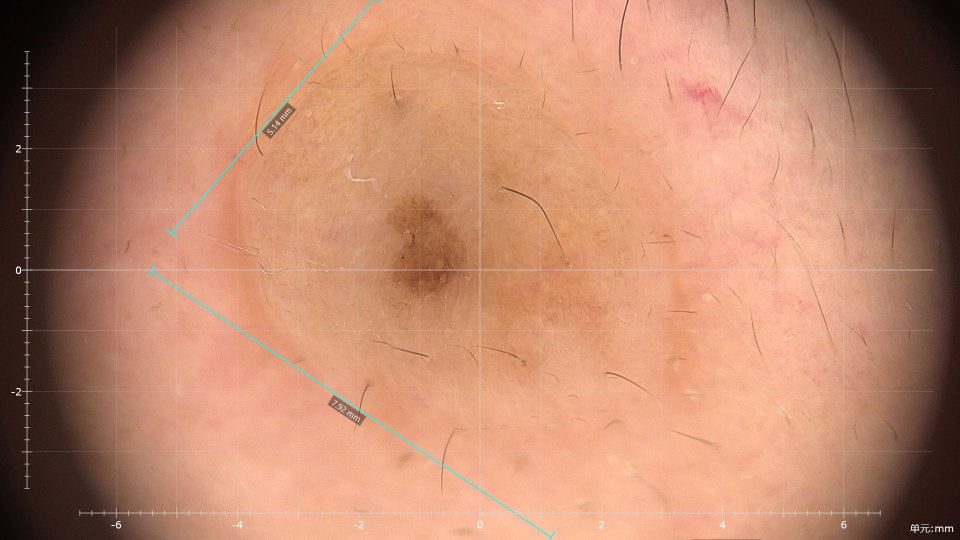
#> input picture pics/微信图片_20260620160243_38_5906.jpg, 1920 x 1080 px (shown at 1/2 size); its folder holds only this picture in this run
$ python create_review_sheet.py
#> lines starting #> are read from the running program, lines starting #| are printed output that depends on the picture; after the words box and inside, x2 and y2 are one past the last pixel; in counts of white or black regions, pixels touching at a corner belong together
### src/colorroi_analyzer/core.py
"""ColorROI Analyzer 的图像处理和颜色分析核心逻辑。

本模块对应原 R Shiny 项目中 `app.R` 的计算部分。界面层只负责收集图片、
ROI 边界和毛发标注；真正可测试、可复用的逻辑集中放在这里，便于后续
用命令行脚本、Streamlit 或批量任务复用同一套算法。
"""

from __future__ import annotations

from dataclasses import dataclass
from pathlib import Path

import numpy as np
from PIL import Image
from scipy import ndimage
from skimage import color
from sklearn.cluster import KMeans


COLOR_LABELS = ("black", "brown", "gray", "blue")


@dataclass(frozen=True)
class ClusterResult:
    """Lab 四分类结果。

    centers:
        KMeans 聚类中心，列顺序固定为 L*, a*, b*。
    cluster_id:
        每个 ROI 像素对应的聚类编号，编号从 0 开始。
    label_clusters:
        黑、棕、灰、蓝各自对应的聚类编号；蓝色不存在时为空列表。
    ratios:
        黑、棕、灰、蓝比例，四项之和为 1。
    dmdi:
        按原项目公式计算出的 DMDI：0×黑 + 1×棕 + 2×灰 + 3×蓝。
    """

    centers: np.ndarray
    cluster_id: np.ndarray
    label_clusters: dict[str, list[int]]
    ratios: dict[str, float]
    dmdi: float


def load_rgb_image(path: str | Path) -> np.ndarray:
    """读取图片并转换为 0-1 范围的 RGB 浮点数组。

    原 R 版只做尺度保护，不做全局对比度拉伸。这里保持同样策略，避免
    每张图片被单独归一化后破坏真实颜色比例。
    """

    image = Image.open(path)
    if image.mode not in {"RGB", "RGBA", "L"}:
        image = image.convert("RGB")
    elif image.mode == "RGBA":
        # 透明通道不参与颜色分析；使用白底合成，避免透明像素被当成黑色。
        background = Image.new("RGBA", image.size, (255, 255, 255, 255))
        image = Image.alpha_composite(background, image).convert("RGB")
    elif image.mode == "L":
        image = image.convert("RGB")

    arr = np.asarray(image, dtype=np.float32)
    if arr.max(initial=0) > 1:
        arr = arr / 255.0
    return np.clip(arr[:, :, :3], 0.0, 1.0)


# [45 lines left out: functions match_dims, resize_mask_to_image, not called in this run]


def fill_roi_from_boundary(boundary: np.ndarray, min_pixels: int = 50) -> np.ndarray:
    """从用户手绘黄色边界生成实心 ROI。

    实现思路与 R 版保持一致：
    1. 先膨胀边界，补齐手绘时常见的轻微断点；
    2. 从图片四周对“非边界区域”做外部 flood fill；
    3. 不能从外部连通到的区域就是被边界围住的 ROI；
    4. 如果 ROI 太小，再用二值孔洞填充作为兜底。
    """

    boundary_bool = np.asarray(boundary).astype(bool)
    if not boundary_bool.any():
        return np.zeros_like(boundary_bool, dtype=bool)

    wall = ndimage.binary_dilation(boundary_bool, structure=_disc_structure(11))
    passable = ~wall
    outside = np.zeros_like(passable, dtype=bool)

    # 四条边上的 passable 像素作为外部背景种子。binary_propagation 会在 passable
    # 内扩散，速度比 Python 手写队列更稳定，也更适合大图。
    seeds = np.zeros_like(passable, dtype=bool)
    seeds[0, :] = passable[0, :]
    seeds[-1, :] = passable[-1, :]
    seeds[:, 0] = passable[:, 0]
    seeds[:, -1] = passable[:, -1]
    if seeds.any():
        outside = ndimage.binary_propagation(seeds, mask=passable)

    roi = (~outside) & (~wall)
    if int(roi.sum()) < min_pixels:
        filled = ndimage.binary_fill_holes(wall)
        roi = filled & (~wall)
    return roi.astype(bool)


def inpaint_masked_pixels(
    img: np.ndarray,
    mask: np.ndarray,
    roi: np.ndarray | None = None,
    max_iter: int = 40,
) -> np.ndarray:
    """用邻域有效像素逐步填补红色毛发标注区域。

    该方法不是医学级修复模型，而是复刻原 R 版的轻量局部补色策略：对细毛发
    或小遮挡区域，逐轮用周围有效像素均值向内扩散，避免红色标注区域直接影响
    ROI 颜色聚类。
    """

    img_arr = np.asarray(img, dtype=np.float32)
    pending_template = np.asarray(mask).astype(bool)
    if roi is not None:
        pending_template &= np.asarray(roi).astype(bool)
    if not pending_template.any():
        return img_arr.copy()

    pending_template = ndimage.binary_dilation(pending_template, structure=_disc_structure(3))
    kernel = np.ones((3, 3), dtype=np.float32)
    out = img_arr.copy()

    for ch in range(3):
        channel = out[:, :, ch].copy()
        pending = pending_template.copy()
        valid = ~pending

        for _ in range(max_iter):
            if not pending.any():
                break
            valid_float = valid.astype(np.float32)
            neighbor_sum = ndimage.convolve(channel * valid_float, kernel, mode="nearest")
            neighbor_count = ndimage.convolve(valid_float, kernel, mode="nearest")
            fillable = pending & (neighbor_count > 0)
            if not fillable.any():
                break

            channel[fillable] = neighbor_sum[fillable] / neighbor_count[fillable]
            valid[fillable] = True
            pending[fillable] = False

        if pending.any():
            # 极端孤立区域用局部中值兜底，保证不会留下 NaN 或未定义像素。
            fallback = ndimage.median_filter(channel, size=9, mode="nearest")
            channel[pending] = fallback[pending]

        out[:, :, ch] = np.clip(channel, 0.0, 1.0)

    return out


# [13 lines left out: function mask_to_boundary, not called in this run]


def rgb_to_lab(rgb: np.ndarray) -> np.ndarray:
    """把 0-1 RGB 像素转换为 CIELAB，返回列顺序为 L*, a*, b* 的数组。"""

    rgb_arr = np.asarray(rgb, dtype=np.float32)
    if rgb_arr.ndim == 1:
        rgb_arr = rgb_arr.reshape(1, 3)
    rgb_arr = np.clip(rgb_arr, 0.0, 1.0)
    lab = color.rgb2lab(rgb_arr.reshape(-1, 1, 3)).reshape(-1, 3)
    return lab.astype(np.float32)


def cluster_lab_colors(lab: np.ndarray, k: int = 4, sample_limit: int = 12000) -> ClusterResult | None:
    """基于 Lab 空间做 KMeans 四分类，并稳定映射为黑、棕、灰、蓝。

    标签命名规则复刻 R 版：
    - L* 最低的是黑；
    - 只有 b* < 0 的候选才允许命名为蓝，避免把“相对最不黄”的皮肤误算成蓝；
    - 剩余类别中色度 C* 最低的是灰；
    - 剩余类别归为棕。
    """

    lab_arr = np.asarray(lab, dtype=np.float32)
    if lab_arr.shape[0] < k:
        return None

    rng = np.random.default_rng(42)
    if lab_arr.shape[0] > sample_limit:
        sample_idx = rng.choice(lab_arr.shape[0], size=sample_limit, replace=False)
    else:
        sample_idx = np.arange(lab_arr.shape[0])

    model = KMeans(n_clusters=k, n_init=25, max_iter=100, random_state=42)
    model.fit(lab_arr[sample_idx, :3])
    centers = model.cluster_centers_.astype(np.float32)

    distances = ((lab_arr[:, None, :3] - centers[None, :, :]) ** 2).sum(axis=2)
    cluster_id = np.argmin(distances, axis=1)

    chroma = np.sqrt(centers[:, 1] ** 2 + centers[:, 2] ** 2)
    black_id = int(np.argmin(centers[:, 0]))
    remaining = [idx for idx in range(k) if idx != black_id]

    blue_candidates = [idx for idx in remaining if centers[idx, 2] < 0]
    blue_ids: list[int] = []
    if blue_candidates:
        blue_ids = [min(blue_candidates, key=lambda idx: centers[idx, 2])]
    remaining = [idx for idx in remaining if idx not in blue_ids]

    gray_id = min(remaining, key=lambda idx: chroma[idx])
    brown_ids = [idx for idx in remaining if idx != gray_id]

    ratios = {
        "black": float(np.mean(cluster_id == black_id)),
        "brown": float(np.mean(np.isin(cluster_id, brown_ids))) if brown_ids else 0.0,
        "gray": float(np.mean(cluster_id == gray_id)),
        "blue": float(np.mean(np.isin(cluster_id, blue_ids))) if blue_ids else 0.0,
    }
    dmdi = round(
        0 * ratios["black"] + 1 * ratios["brown"] + 2 * ratios["gray"] + 3 * ratios["blue"],
        4,
    )
    return ClusterResult(
        centers=centers,
        cluster_id=cluster_id,
        label_clusters={
            "black": [black_id],
            "brown": brown_ids,
            "gray": [gray_id],
            "blue": blue_ids,
        },
        ratios=ratios,
        dmdi=float(dmdi),
    )


def make_heatmap_image(img: np.ndarray, roi: np.ndarray, hair: np.ndarray, dmdi: float) -> np.ndarray:
    """生成 DMDI 热图预览。

    当前 DMDI 是 ROI 级综合指数，热图用于突出有效分析区域和整体等级，不表示
    逐像素独立预测。
    """

    h, w = img.shape[:2]
    heat = np.full((h, w, 3), 0.72, dtype=np.float32)
    valid = np.asarray(roi).astype(bool) & (~np.asarray(hair).astype(bool))
    if dmdi < 0.75:
        color_rgb = np.array([0.12, 0.35, 0.95], dtype=np.float32)
    elif dmdi < 1.5:
        color_rgb = np.array([0.12, 0.72, 0.78], dtype=np.float32)
    elif dmdi < 2.25:
        color_rgb = np.array([0.95, 0.76, 0.18], dtype=np.float32)
    else:
        color_rgb = np.array([0.90, 0.18, 0.12], dtype=np.float32)

    heat[valid] = color_rgb
    heat[np.asarray(hair).astype(bool)] = 0.05
    return heat


# [40 lines left out: functions overlay_masks_from_rgba, to_uint8_image, not called in this run]


def _disc_structure(size: int) -> np.ndarray:
    """创建近似 EBImage 圆盘刷子的二值结构元素。"""

    radius = max(1, size // 2)
    yy, xx = np.ogrid[-radius : radius + 1, -radius : radius + 1]
    return (xx * xx + yy * yy) <= radius * radius

### src/colorroi_analyzer/analysis.py
"""面向应用层的一次性分析封装。"""

from __future__ import annotations

from dataclasses import dataclass

import numpy as np

from .core import (
    ClusterResult,
    cluster_lab_colors,
    fill_roi_from_boundary,
    inpaint_masked_pixels,
    make_heatmap_image,
    rgb_to_lab,
)


@dataclass(frozen=True)
class AnalysisResult:
    """一次 ROI 分析的完整结果。"""

    roi: np.ndarray
    hair: np.ndarray
    clean_image: np.ndarray
    heatmap: np.ndarray
    lab: np.ndarray
    clusters: ClusterResult
    roi_px: int
    hair_px: int
    effective_px: int
    roi_percent: float
    hair_source: str


def analyze_image(
    img: np.ndarray,
    roi_boundary: np.ndarray,
    hair_mask: np.ndarray | None = None,
    repair_hair: bool = True,
    hair_source_hint: str | None = None,
) -> AnalysisResult:
    """根据原图、ROI 边界和毛发标注完成一次 DMDI 分析。

    参数:
        img: 0-1 RGB 图片数组。
        roi_boundary: 黄色手绘边界 mask，函数内部会填充为实心 ROI。
        hair_mask: 红色毛发或遮挡 mask；为空或没有任何像素时按无毛发标记处理。
        repair_hair: 是否在分析前对红色 mask 做局部修复。
        hair_source_hint: 调用方可传入 `manual` 或 `none` 标记来源，便于界面显示
            本轮毛发区域来自手动标注还是没有标注。

    返回:
        AnalysisResult，包含 ROI、修复后图片、Lab 像素、四分类比例和 DMDI。
    """

    image = np.asarray(img, dtype=np.float32)
    h, w = image.shape[:2]
    roi = fill_roi_from_boundary(roi_boundary)
    if roi.shape != (h, w):
        raise ValueError("ROI mask size must match the image size.")
    if int(roi.sum()) < 50:
        raise ValueError("The ROI contains too few valid pixels. Please draw a closed yellow ROI boundary first.")

    hair = np.zeros((h, w), dtype=bool) if hair_mask is None else np.asarray(hair_mask).astype(bool)
    if hair.shape != (h, w):
        raise ValueError("Hair mask size must match the image size.")
    hair &= roi
    hair_source = hair_source_hint or ("manual" if hair.any() else "none")

    clean = inpaint_masked_pixels(image, hair, roi) if repair_hair else image.copy()
    effective_mask = roi & (~hair)
    roi_pixels = clean[effective_mask]
    if roi_pixels.shape[0] < 50:
        raise ValueError("The ROI contains too few valid pixels for stable analysis.")

    lab = rgb_to_lab(roi_pixels)
    clusters = cluster_lab_colors(lab, k=4)
    if clusters is None:
        raise ValueError("The ROI does not contain enough pixels for four-class clustering.")

    heatmap = make_heatmap_image(image, roi, hair, clusters.dmdi)
    roi_px = int(roi.sum())
    return AnalysisResult(
        roi=roi,
        hair=hair,
        clean_image=clean,
        heatmap=heatmap,
        lab=lab,
        clusters=clusters,
        roi_px=roi_px,
        hair_px=int(hair.sum()),
        effective_px=int(effective_mask.sum()),
        roi_percent=round(roi_px / (h * w) * 100, 4),
        hair_source=hair_source,
    )

### scripts/create_review_sheet.py
"""批量生成图片人工复核 CSV 模板。

该脚本会为每张图片构造一个居中的椭圆 ROI 做程序侧快速分析，输出比例、
DMDI 和人工复核字段。真实研究使用时仍建议人工在应用中圈选准确 ROI。
"""

from __future__ import annotations

import csv
import sys
from pathlib import Path

import numpy as np

PROJECT_ROOT = Path(__file__).resolve().parents[1]
sys.path.insert(0, str(PROJECT_ROOT / "src"))

from colorroi_analyzer.analysis import analyze_image
from colorroi_analyzer.core import load_rgb_image


def default_ellipse_boundary(height: int, width: int) -> np.ndarray:
    """生成居中椭圆边界，用作批量复核模板的粗略 ROI。"""

    yy, xx = np.mgrid[:height, :width]
    outer = ((xx - width / 2) ** 2 / (width * 0.30) ** 2 + (yy - height / 2) ** 2 / (height * 0.30) ** 2) <= 1
    inner = ((xx - width / 2) ** 2 / (width * 0.27) ** 2 + (yy - height / 2) ** 2 / (height * 0.27) ** 2) <= 1
    return outer & ~inner


def build_rows(image_dir: Path) -> list[dict[str, object]]:
    rows: list[dict[str, object]] = []
    for path in sorted(image_dir.glob("*")):
        if path.suffix.lower() not in {".jpg", ".jpeg", ".png", ".bmp", ".tif", ".tiff"}:
            continue
        base = {
            "file": path.name,
            "status": "ok",
            "black_percent": "",
            "brown_percent": "",
            "gray_percent": "",
            "blue_percent": "",
            "dmdi": "",
            "manual_main_color": "",
            "manual_secondary_color": "",
            "is_reasonable": "",
            "notes": "",
        }
        try:
            img = load_rgb_image(path)
#> in load_rgb_image, image is the input picture: PIL image 1920x1080 RGB; mean R, G, B 189.3, 134.6, 108.6
            h, w = img.shape[:2]
            result = analyze_image(img, default_ellipse_boundary(h, w), np.zeros((h, w), dtype=bool))
            ratios = result.clusters.ratios
            base.update(
                {
                    "black_percent": round(ratios["black"] * 100, 4),
                    "brown_percent": round(ratios["brown"] * 100, 4),
                    "gray_percent": round(ratios["gray"] * 100, 4),
                    "blue_percent": round(ratios["blue"] * 100, 4),
                    "dmdi": result.clusters.dmdi,
                }
            )
        except Exception as exc:
            base["status"] = f"error: {exc}"
        rows.append(base)
    return rows


def main() -> int:
    image_dir = Path(sys.argv[1]) if len(sys.argv) > 1 else PROJECT_ROOT / "pics"
    output = Path(sys.argv[2]) if len(sys.argv) > 2 else PROJECT_ROOT / "test-artifacts" / "manual-review-template-python.csv"
    rows = build_rows(image_dir)
#> in fill_roi_from_boundary, `boundary_bool = np.asarray(boundary).astype(bool)`:
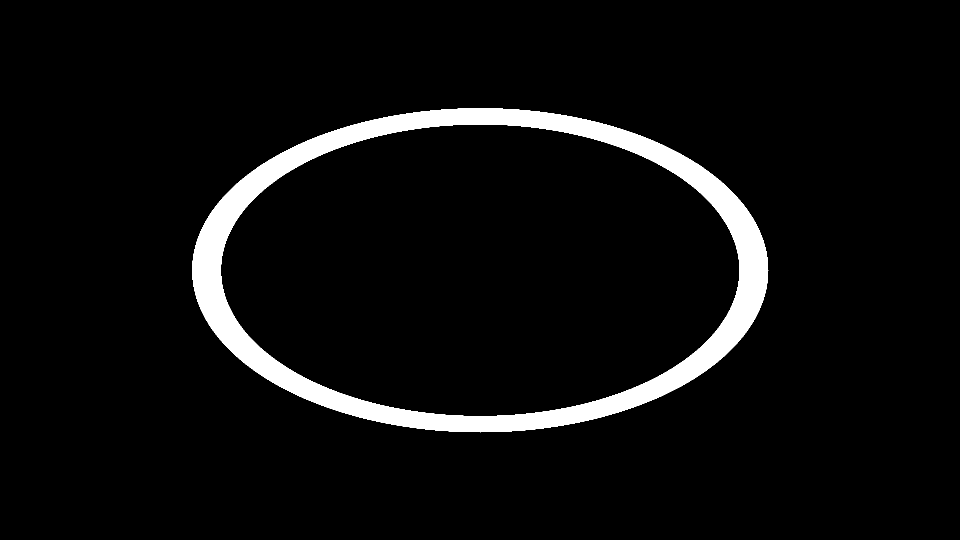
#> boundary_bool: shape (1080, 1920) bool (shown at 1/2 size); 5.4% white; 1 white region, box (x1, y1, x2, y2) and area: (384, 216, 1537, 865) 111322
#> in fill_roi_from_boundary, `passable = ~wall`:
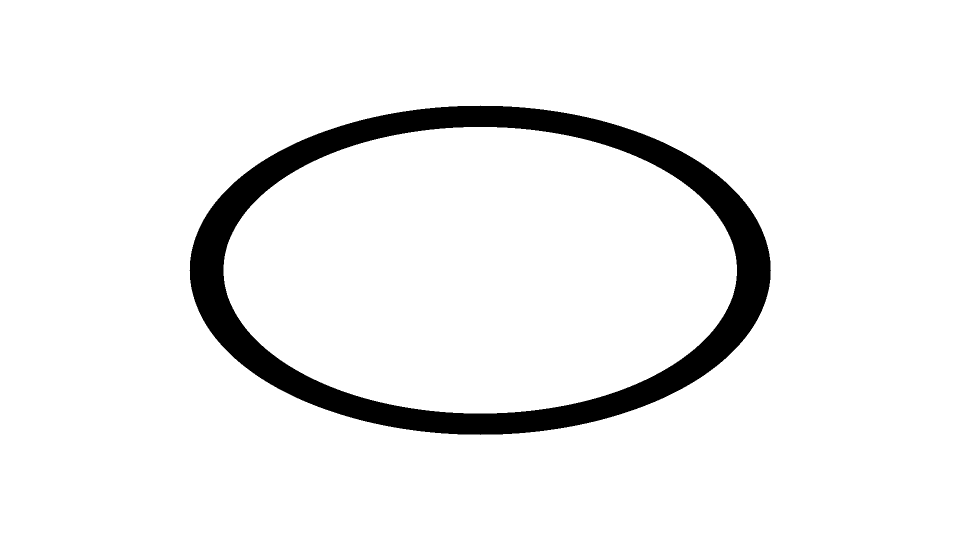
#> passable: shape (1080, 1920) bool (shown at 1/2 size); 93.3% white; 1 black region, box (x1, y1, x2, y2) and area: (379, 211, 1542, 870) 138290
#> in fill_roi_from_boundary, `seeds[:, -1] = passable[:, -1]`:
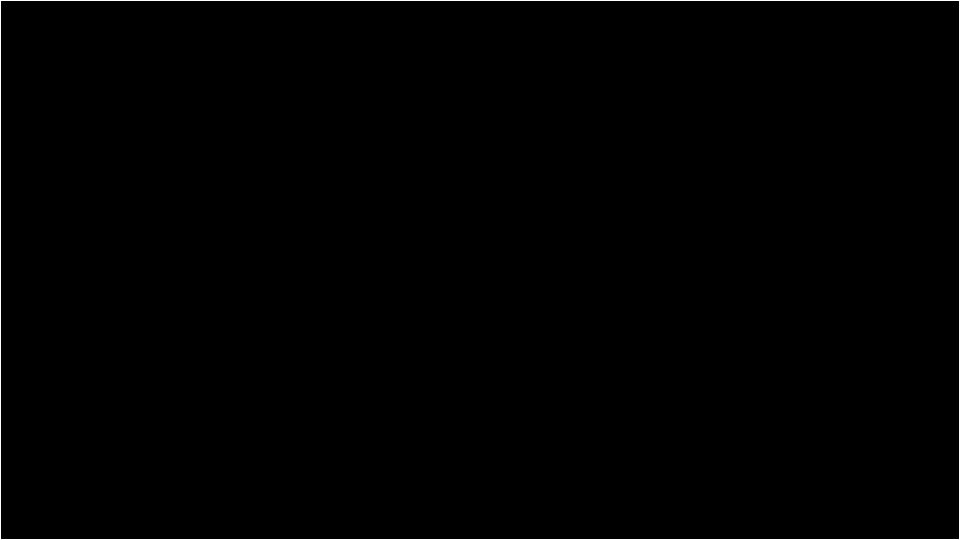
#> seeds: shape (1080, 1920) bool (shown at 1/2 size); 0.29% white in thin lines or dots
#> in fill_roi_from_boundary, `outside = ndimage.binary_propagation(seeds, mask=passable)`:
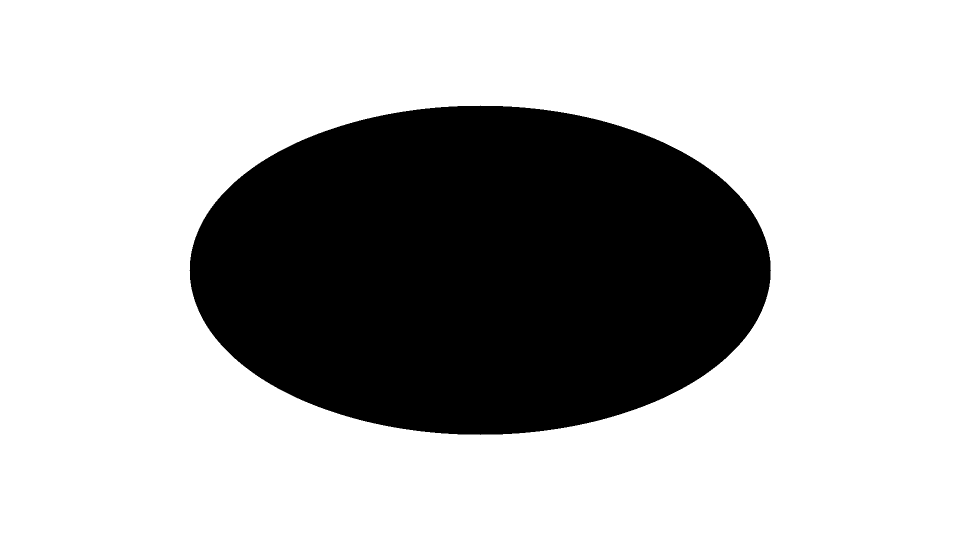
#> outside: shape (1080, 1920) bool (shown at 1/2 size); 71% white; 1 black region, box (x1, y1, x2, y2) and area: (379, 211, 1542, 870) 600485
#> in fill_roi_from_boundary, `roi = (~outside) & (~wall)`:
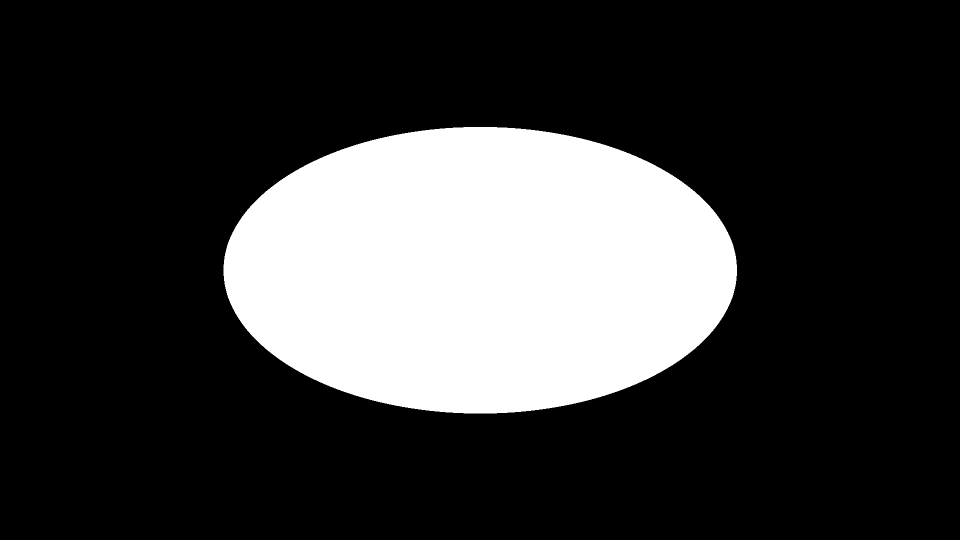
#> roi: shape (1080, 1920) bool (shown at 1/2 size); 22.3% white; 1 white region, box (x1, y1, x2, y2) and area: (447, 254, 1474, 827) 462195
#> in analyze_image, `hair_source = hair_source_hint or ("manual" if hair.any() else "none")`: hair_source = 'none'
#> in cluster_lab_colors, `ratios = { "black": float(np.mean(cluster_id == black_id)), "brown": f..`: ratios = {'black': 0.0612, 'brown': 0.938, 'gray': 0.00105, 'blue': 0}
#> in cluster_lab_colors, `dmdi = round( 0 * ratios["black"] + 1 * ratios["brown"] + 2 * ratios["..`: dmdi = 0.94
#> in analyze_image, `heatmap = make_heatmap_image(image, roi, hair, clusters.dmdi)`:
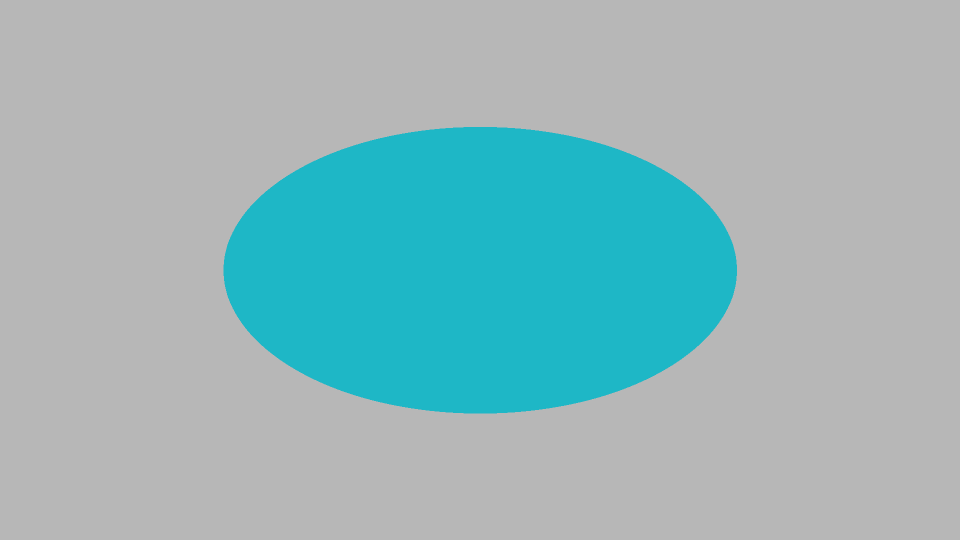
#> heatmap: shape (1080, 1920, 3) float32 (shown at 1/2 size); mean of channels 0, 1, 2 0.6, 0.739, 0.741; drawn as R, G, B
#> in analyze_image, `roi_px = int(roi.sum())`: roi_px = 462195
#> rows = 1 item
    output.parent.mkdir(parents=True, exist_ok=True)
    with output.open("w", newline="", encoding="utf-8-sig") as f:
        writer = csv.DictWriter(f, fieldnames=list(rows[0].keys()) if rows else ["file", "status"])
        writer.writeheader()
        writer.writerows(rows)
    print(f"已生成复核表：{output}，共 {len(rows)} 条记录。")
#| 已生成复核表：test-artifacts/manual-review-template-python.csv，共 1 条记录。
    return 0


if __name__ == "__main__":
    raise SystemExit(main())
#> (the program exits here)
